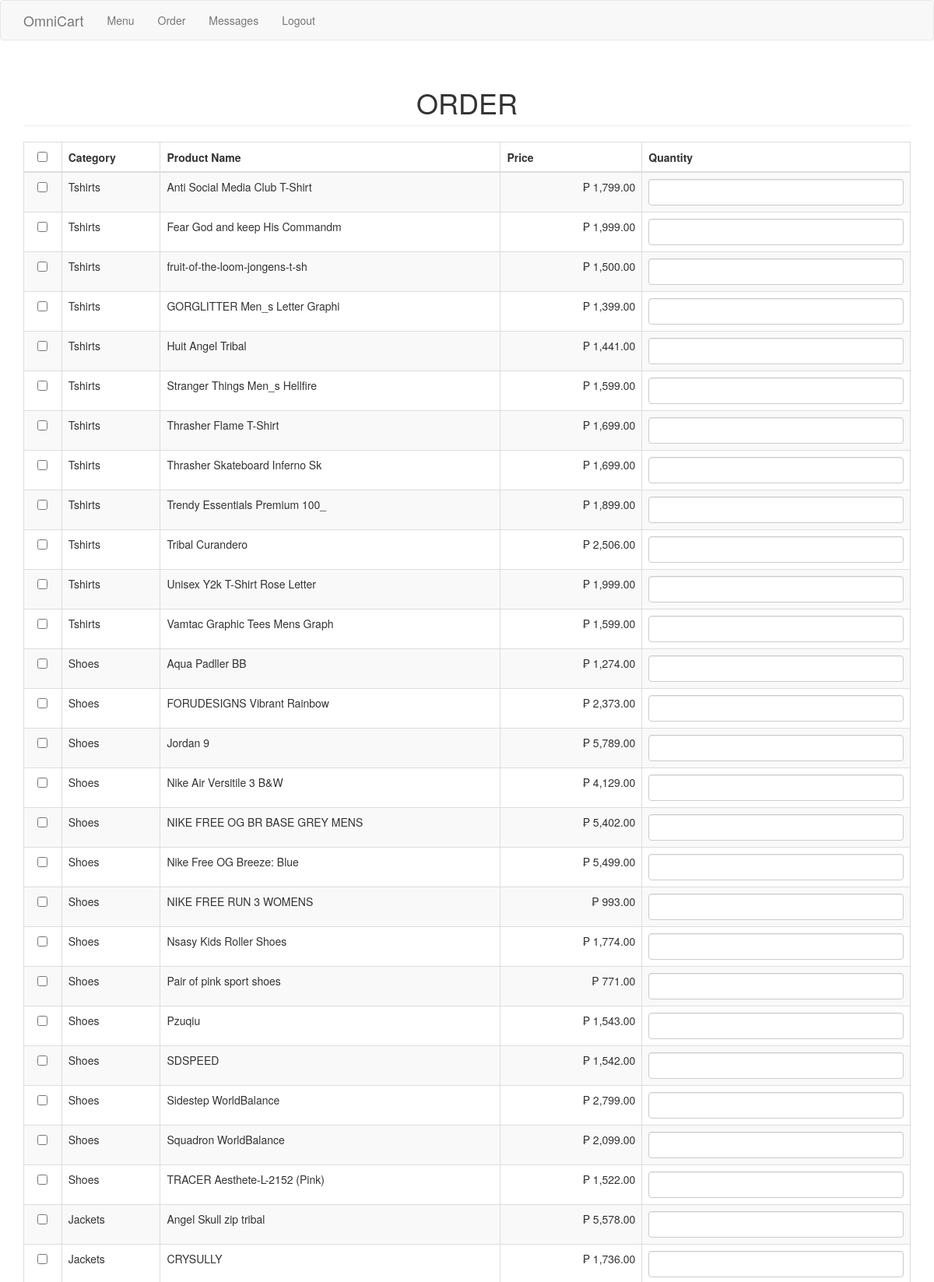
The page /admin_user/order.php (upper part) on the database its author committed.
### tables this page shows
CREATE TABLE IF NOT EXISTS `product` (
`productid` int(11) NOT NULL,
  `categoryid` int(1) NOT NULL,
  `productname` varchar(30) NOT NULL,
  `price` double NOT NULL,
  `photo` varchar(150) NOT NULL
);

CREATE TABLE IF NOT EXISTS `category` (
`categoryid` int(11) NOT NULL,
  `catname` varchar(30) NOT NULL
);

### admin_user/order.php (the view, shortened to what this page needs)
<?php include('header.php'); ?>
<body>
<?php include('navbaruser.php'); ?>
<div class="container">
	<h1 class="page-header text-center">ORDER</h1>
	<form method="POST" action="purchase.php">
		<table class="table table-striped table-bordered">
			<thead>
				<th class="text-center"><input type="checkbox" id="checkAll"></th>
				<th>Category</th>
				<th>Product Name</th>
				<th>Price</th>
				<th>Quantity</th>
			</thead>
			<tbody>
				<?php
					$sql="select * from product left join category on category.categoryid=product.categoryid order by product.categoryid asc, productname asc";
					$query=$conn->query($sql);
					$iterate=0;
					while($row=$query->fetch_array()){
						?>
						<tr>
							<td class="text-center"><input type="checkbox" value="<?php echo $row['productid']; ?>||<?php echo $iterate; ?>" name="productid[]" style=""></td>
							<td><?php echo $row['catname']; ?></td>
							<td><?php echo $row['productname']; ?></td>
							<td class="text-right">&#8369; <?php echo number_format($row['price'], 2); ?></td>
							<td><input type="text" class="form-control" name="quantity_<?php echo $iterate; ?>"></td>
						</tr>
						<?php
						$iterate++;
					}
				?>
			</tbody>
		</table>
	</form>
</div>
</body>
</html>

### rows shown on the page
product: categoryid.catname "Tshirts", productname "Anti Social Media Club T-Shirt", price "1,799.00"
product: categoryid.catname "Tshirts", productname "Fear God and keep His Commandm", price "1,999.00"
product: categoryid.catname "Tshirts", productname "fruit-of-the-loom-jongens-t-sh", price "1,500.00"
product: categoryid.catname "Tshirts", productname "GORGLITTER Men_s Letter Graphi", price "1,399.00"
product: categoryid.catname "Tshirts", productname "Huit Angel Tribal", price "1,441.00"
product: categoryid.catname "Tshirts", productname "Stranger Things Men_s Hellfire", price "1,599.00"
product: categoryid.catname "Tshirts", productname "Thrasher Flame T-Shirt", price "1,699.00"
product: categoryid.catname "Tshirts", productname "Thrasher Skateboard Inferno Sk", price "1,699.00"
product: categoryid.catname "Tshirts", productname "Trendy Essentials Premium 100_", price "1,899.00"
product: categoryid.catname "Tshirts", productname "Tribal Curandero", price "2,506.00"
product: categoryid.catname "Tshirts", productname "Unisex Y2k T-Shirt Rose Letter", price "1,999.00"
product: categoryid.catname "Tshirts", productname "Vamtac Graphic Tees Mens Graph", price "1,599.00"
product: categoryid.catname "Shoes", productname "Aqua Padller BB", price "1,274.00"
product: categoryid.catname "Shoes", productname "FORUDESIGNS Vibrant Rainbow", price "2,373.00"
product: categoryid.catname "Shoes", productname "Jordan 9", price "5,789.00"
product: categoryid.catname "Shoes", productname "Nike Air Versitile 3 B&W", price "4,129.00"
product: categoryid.catname "Shoes", productname "NIKE FREE OG BR BASE GREY MENS", price "5,402.00"
product: categoryid.catname "Shoes", productname "Nike Free OG Breeze: Blue", price "5,499.00"
product: categoryid.catname "Shoes", productname "NIKE FREE RUN 3 WOMENS", price "993.00"
product: categoryid.catname "Shoes", productname "Nsasy Kids Roller Shoes", price "1,774.00"
product: categoryid.catname "Shoes", productname "Pair of pink sport shoes", price "771.00"
product: categoryid.catname "Shoes", productname "Pzuqiu", price "1,543.00"
product: categoryid.catname "Shoes", productname "SDSPEED", price "1,542.00"
product: categoryid.catname "Shoes", productname "Sidestep WorldBalance", price "2,799.00"
product: categoryid.catname "Shoes", productname "Squadron WorldBalance", price "2,099.00"
product: categoryid.catname "Shoes", productname "TRACER Aesthete-L-2152 (Pink)", price "1,522.00"
product: categoryid.catname "Jackets", productname "Angel Skull zip tribal", price "5,578.00"
product: categoryid.catname "Jackets", productname "CRYSULLY", price "1,736.00"
